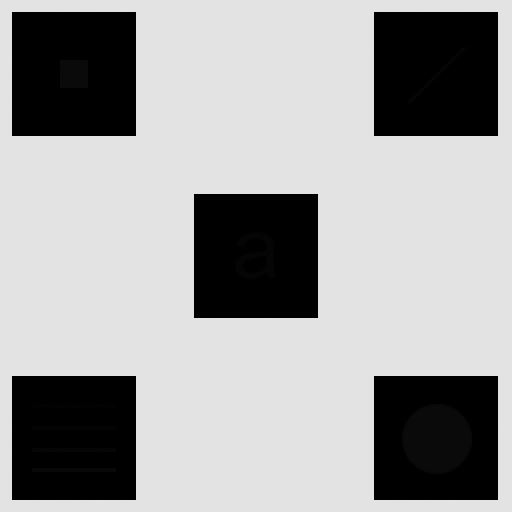
#> input picture HW1/hidden_object_2.jpg, 512 x 512 px
$ python hw3_2_local_enhancement.py
#> lines starting #> are read from the running program, lines starting #| are printed output that depends on the picture
import cv2
import numpy as np
from matplotlib import pyplot as plt
from itertools import product


img = cv2.imread("hidden_object_2.jpg")  # shape: (665, 652, 3)
#> img is the input picture: shape (512, 512, 3); min 0, max 228, mean 160.7
# print(img[:,:,0].all()==img[:,:,1].all()==img[:,:,2].all())  #True R=G=B
gray = cv2.cvtColor(img, cv2.COLOR_BGR2GRAY)
equalized_img = cv2.equalizeHist(gray)
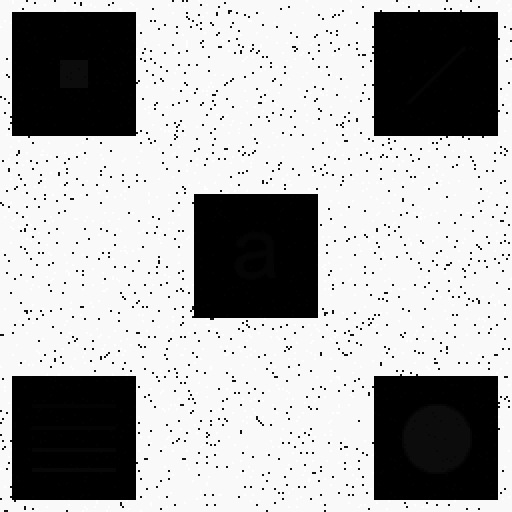
#> equalized_img: shape (512, 512); min 0, max 255, mean 172.2


cv2.imshow("img", img)
cv2.imshow("global_histogram_equalization", equalized_img)
#cv2.imwrite("global_histogram_equalization.jpg", equalized_img)


# use local enhancement method
kernel_size = 5
output_img = np.zeros_like(gray)
#padded_img = cv2.copyMakeBorder(gray, kernel_size//2, kernel_size//2, kernel_size//2, kernel_size//2,cv2.BORDER_DEFAULT)
rows, cols = gray.shape
#> rows = 512; cols = 512

for row in np.arange(kernel_size//2+1, rows - (kernel_size//2+1)):  #652
    for col in np.arange(kernel_size//2+1, cols - kernel_size//2+1):
        area = gray[(row-(kernel_size//2)) : (row+(kernel_size//2+1)), (col-(kernel_size//2)) : (col+(kernel_size//2+1))]
        if area.size == kernel_size*kernel_size:
            equalized_area = cv2.equalizeHist(area)
            output_img[row, col] = equalized_area[kernel_size//2, kernel_size//2]   # (kernel_size, kernel_size) 中心的那個像素值
        else:
            output_img[row, col] = gray[row, col]
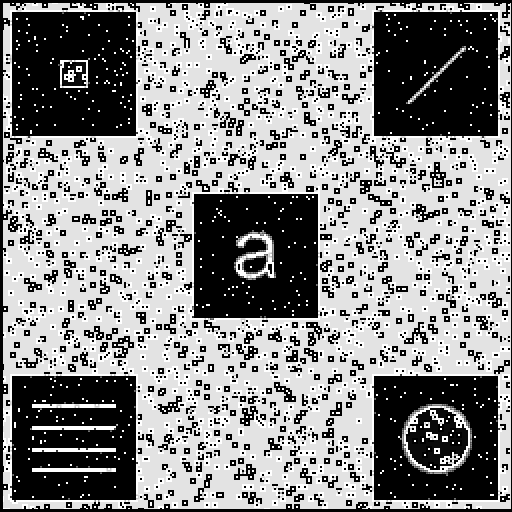
#> output_img: shape (512, 512); min 0, max 255, mean 138.3

cv2.imshow("local_histogram_equalization", output_img)
#cv2.imwrite("local_histogram_equalization.jpg", output_img)
cv2.waitKey()
cv2.destroyAllWindows()
